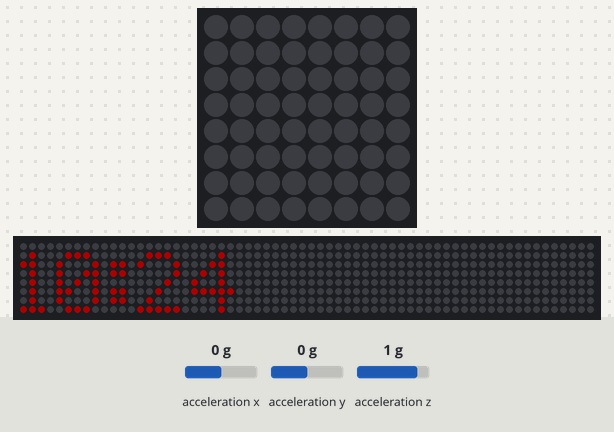
A program run on a simulated Raspberry Pi (BCM pin numbers) with a Sense HAT. On the bench: the Sense HAT's 8×8 RGB LED matrix, a strip that is not on the board, showing the scrolling text unrolled. Inputs (shaded band) come from the test bench; at power-on: acceleration x 0 g, acceleration y 0 g, acceleration z 1 g. Dim RGB values are drawn brighter than linear; the clock reads 2024-03-15 10:24:30 at power-on unless the program sets it; the 64×8 strip is a reading aid, not a part: it shows the text the matrix is scrolling, unrolled, one strip-width of it at a time.

Above: at 3.3 s.
4.0 s: acceleration x set to 0 g
6.7 s: acceleration y set to -1.4 g
At 8.84 s:
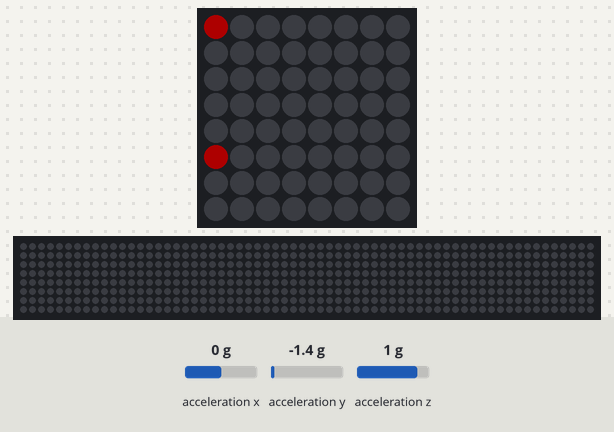
10.2 s: acceleration x set to -0.8 g
At 12.8 s:
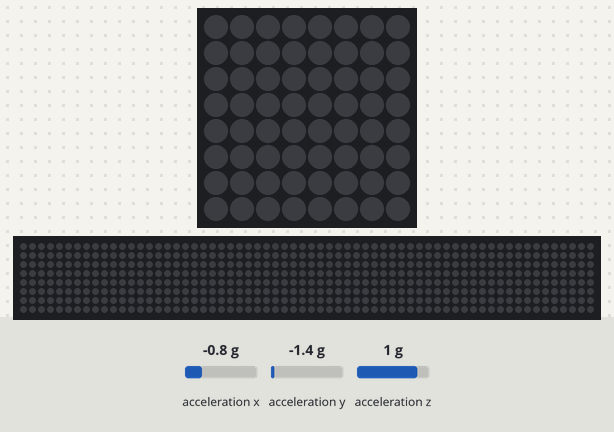
At 13.67 s:
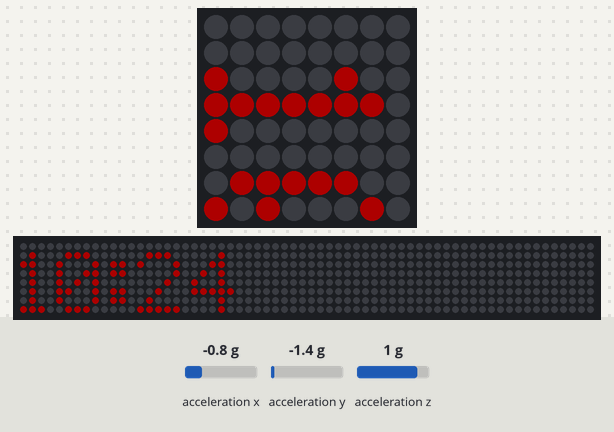

The program:

clock.py
```python
#!/usr/bin/python3

import time
from sense_hat import SenseHat

sense = SenseHat()
showSensorInterval = 60

showSensorInterval = showSensorInterval / 4


def auto_rotate_display():
    # read sensors data to detect orientation
    x = round(sense.get_accelerometer_raw()['x'], 0)
    y = round(sense.get_accelerometer_raw()['y'], 0)
    rot = 0
    if x == -1:
        rot = 90
    elif y == -1:
        rot = 180
    elif x == 1:
        rot = 270
    sense.set_rotation(rot)


def show_sensor_data():
    temp = sense.get_temperature()
    humidity = sense.get_humidity()
    # pressure = sense.get_pressure()
    # sense.show_message("%.1fhPa " % pressure, scroll_speed=0.10, text_colour=[0, 50, 0])
    sense.show_message("%.1fC " % temp, scroll_speed=0.10, text_colour=[0, 50, 0])
    sense.show_message("%.1f%%" % humidity, scroll_speed=0.10, text_colour=[0, 0, 50])


def show_time():
    hour = str(time.localtime().tm_hour)
    minute = time.localtime().tm_min

    if minute < 10:
        zero = "0"
    else:
        zero = ""

    minute = str(minute)

    # Display the time
    sense.low_light = True  # Optional
    # sense.set_rotation(90) # Optional
    sense.show_message(hour + ":" + zero + minute, scroll_speed=0.10, text_colour=[50, 0, 0])


while True:

    timeWait = 0
    while timeWait <= showSensorInterval:
        auto_rotate_display()
        show_time()
        time.sleep(1)
        timeWait += 1

    show_sensor_data()
```

Measured:
- what the display in image 2 shows lasts 1.1 s, from 12.0 s to 13.1 s
